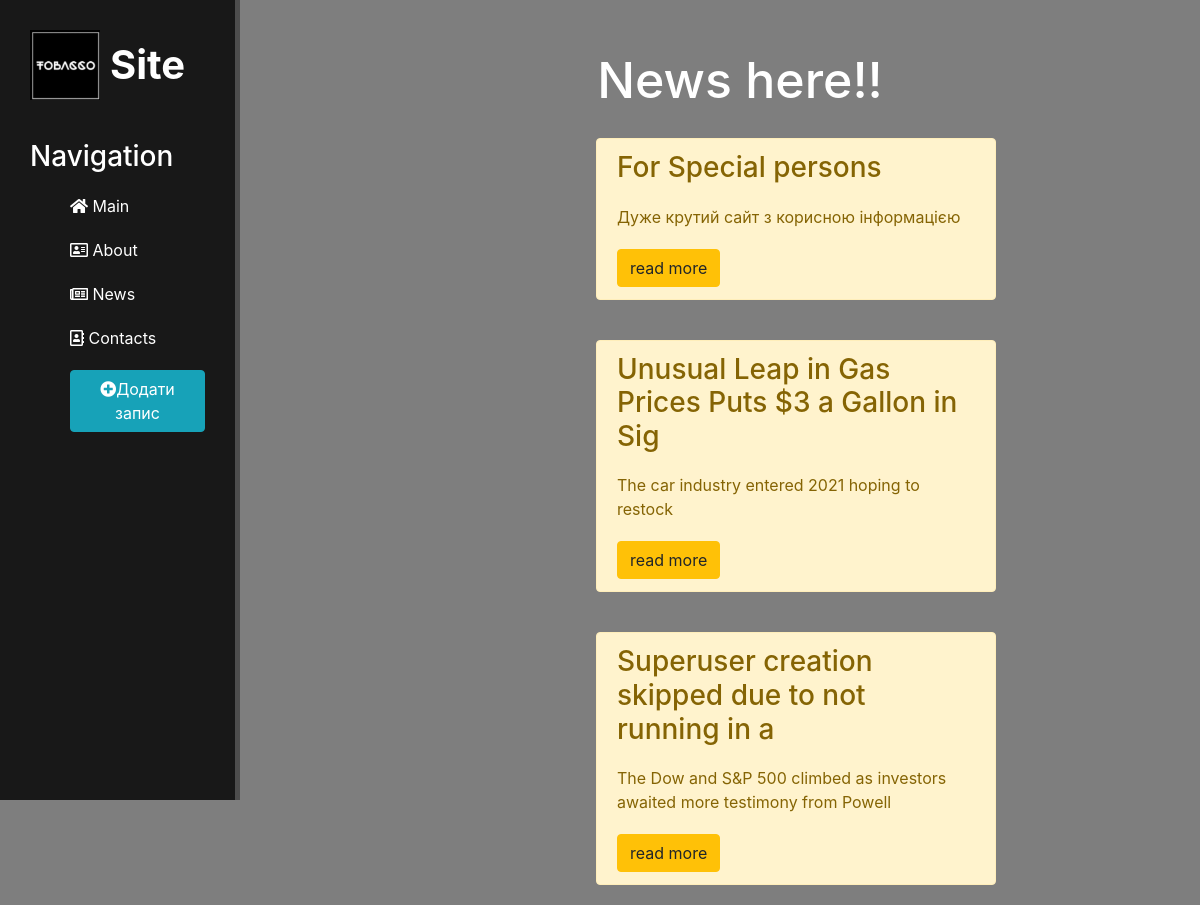
Page /news/ on the committed database.
### news/models.py (models this page shows, shortened)
class Articles(models.Model):
    title = models.CharField('Назва', max_length=50)
    anons = models.CharField('Анонс', max_length=250)
    full_text = models.TextField('Статья')
    date = models.DateTimeField('Дата публ')
    tag = models.ManyToManyField(ItemTag, verbose_name='Тег')
    class Meta:
        verbose_name = 'Новина'
        verbose_name_plural = 'Новини'

### news/views.py (the view)
# urls.py: path('', views.news_home, name='news_home'),
def news_home(request):
    news = Articles.objects.order_by('-date') #[:2]
    return render(request, 'news/news_home.html', {'news': news})

### news/templates/news/news_home.html (shortened to what this page needs)
{% extends 'main/layout.html' %}
{% block content %}
    <div class="features">
        <h1>News here!!</h1>
        {% if news %}
            {% for el in news %}
            <div class='alert alert-warning'>
                <h3>{{ el.title }}</h3>
                <p>{{ el.anons }}</p>
                <a href = "{% url 'news-detail' el.id %} " class = "btn btn-warning">read more</a>
            </div>
            {% endfor %}
       {% else %}
            <p>Немає записів!</p>
        {% endif %}
    </div>
{% endblock %}

### main/templates/main/layout.html (shortened to what this page needs)
{% load static %}
<!DOCTYPE html>
<html lang="ru">
<head>
    <link rel="stylesheet" href="https://stackpath.bootstrapcdn.com/bootstrap/4.5.2/css/bootstrap.min.css">
    <link rel="stylesheet" href="{% static 'main/css/main.css' %}">
    <link rel="stylesheet" href="https://use.fontawesome.com/releases/v5.8.2/css/all.css">
</head>
<body>
    <aside>
        <img src="{% static 'main/img/tobacco.png' %}" alt="Лого">
        <span class='logo'>Site</span>
        <h3>Navigation</h3>
        <ul>
            <a href="{% url 'home' %}"><li><i class="fas fa-home"></i> Main</li></a>
            <a href="{% url 'about' %}"><li><i class="far fa-address-card"></i> About</li></a>
            <a href="{% url 'news_home' %}"><li><i class="far fa-newspaper"></i> News</li></a>
            <a href=""><li><i class="far fa-address-book"></i> Contacts</li></a>
            <a href="{% url 'create' %}"><li><button class="btn btn-info"><i class='fas fa-plus-circle'></i>Додати запис</button></li></a>
        </ul>
    </aside>
    <main>
        {% block content %}
        {% endblock%}
    </main>
</body>
</html>

### main/static/main/css/main.css (style rules this page uses)
body { background: rgb(126, 126, 126); }
aside { float: left; background: #181818; width: 20%; padding: 2.5%; height: 100vh; color: #fff; border-right: 5px solid #4d4d4d; }
aside img { width: 70px; float: left; }
aside .logo { font-size: 40px; margin-left: 10px; font-weight: bold; position: relative; top: 5px; }
aside h3 { margin-top: 50px; font-size: 28px; }
aside ul { list-style: none; }
aside ul li { color: #fff; display: block; margin-top: 20px; transition: transform .6s ease; }
main .features { float: left; color: #fff; margin-left: 50px; margin-top: 50px; text-align: center; width: 75%; }
main .features h1 { font-size: 50px; }
main .features p { max-width: 400px; margin: 20px auto }
.alert-warning { float: left; clear: both; width: 400px; margin: 20px 34%; text-align: left; }

### rows in the picture
Articles: title "For Special persons", anons "Дуже крутий сайт з корисною інформацією"
Articles: title "Unusual Leap in Gas Prices Puts $3 a Gallon in Sig", anons "The car industry entered 2021 hoping to restock"
Articles: title "Superuser creation skipped due to not running in a", anons "The Dow and S&P 500 climbed as investors awaited more testimony from Powell"
